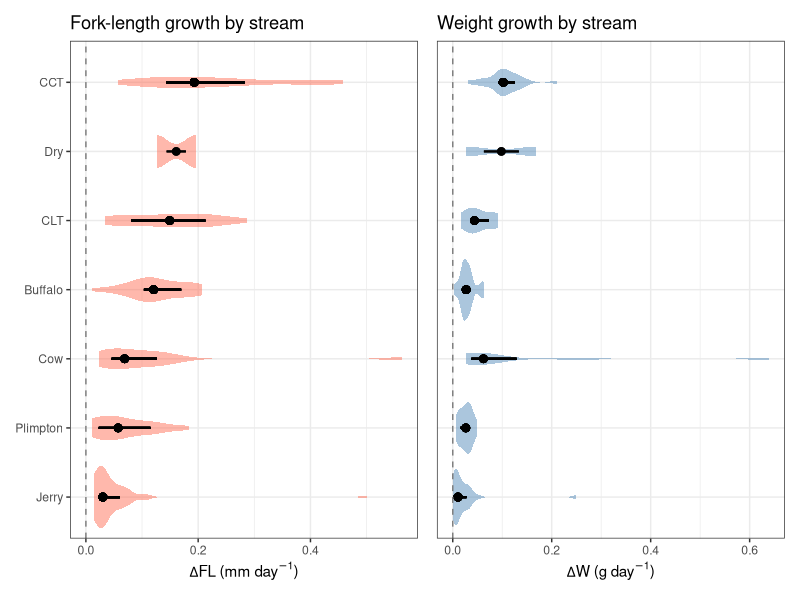
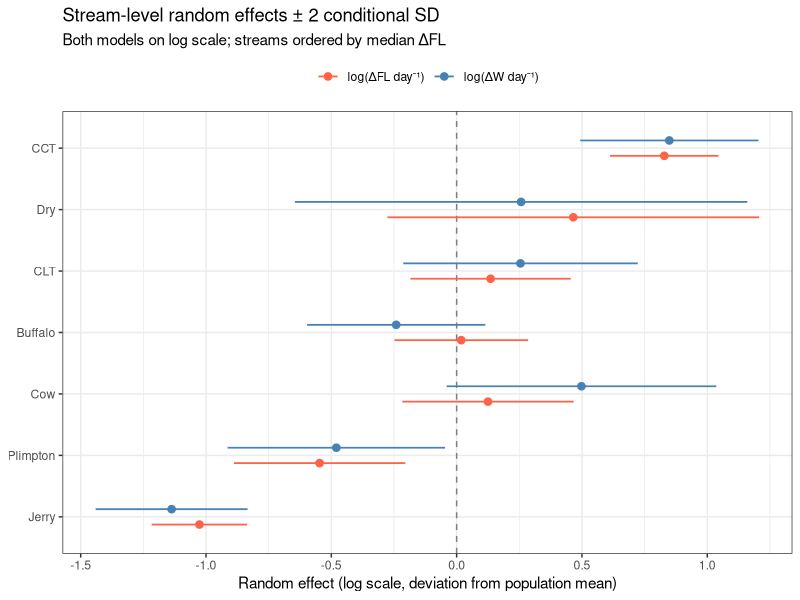
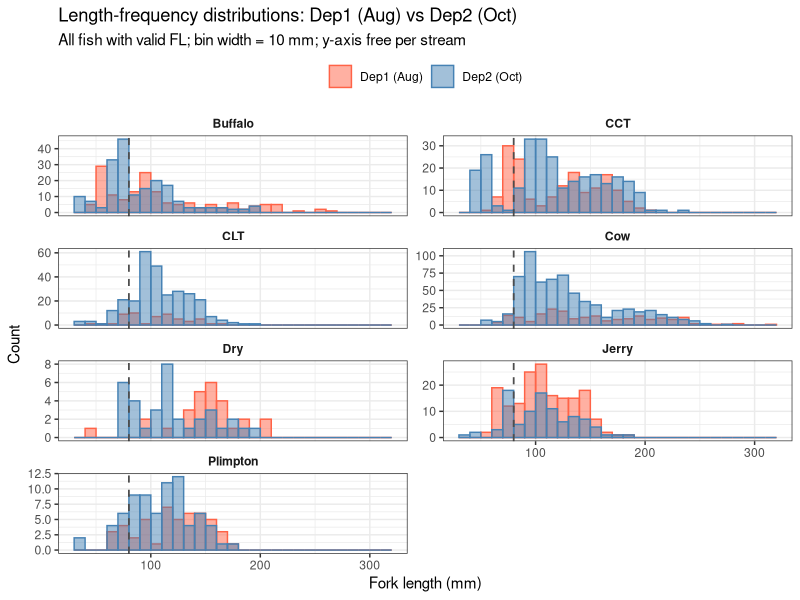
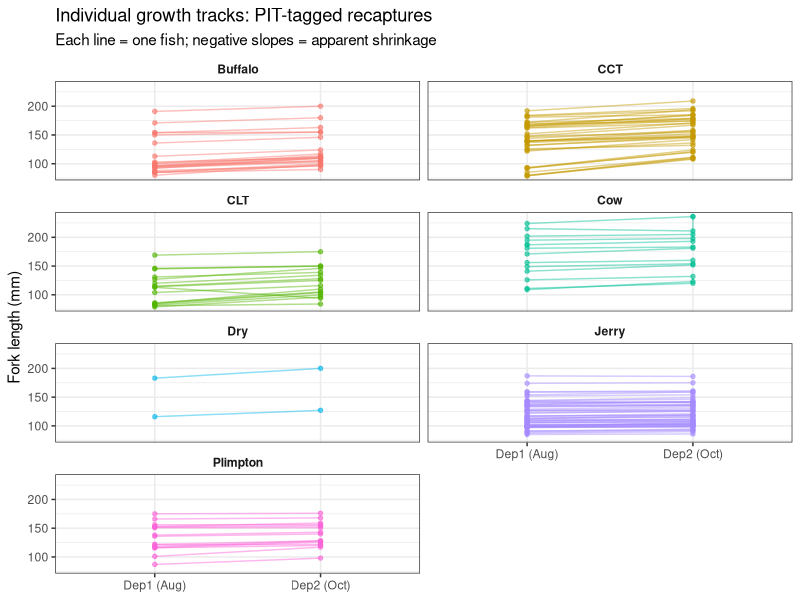
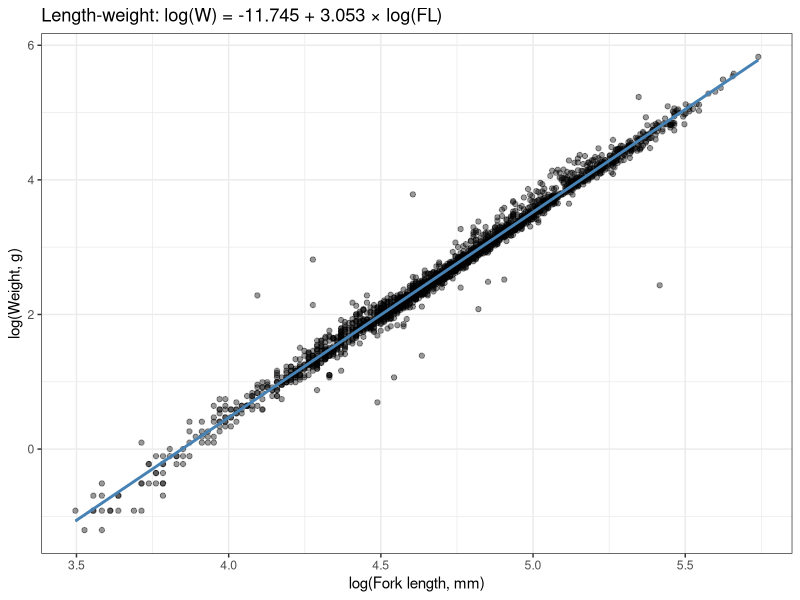
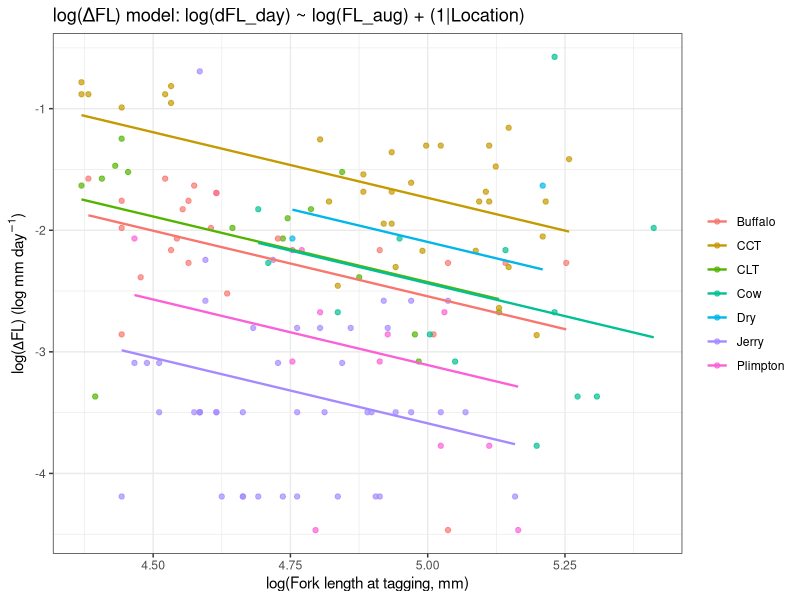
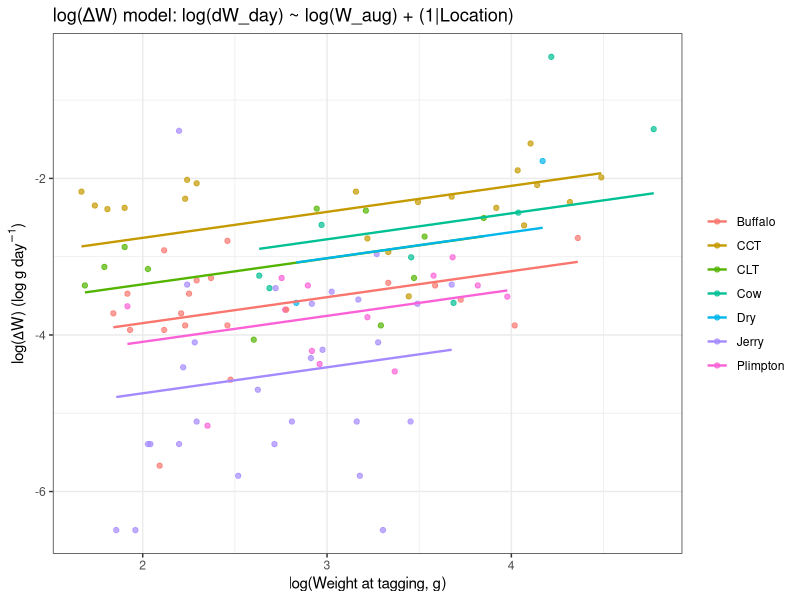
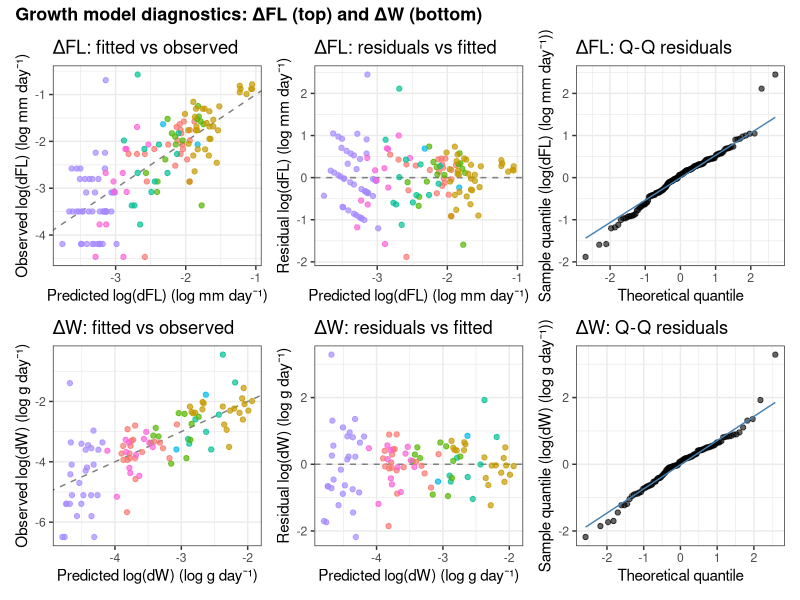

The R script that drew these images, in order:
# 02_Growth.R
# Westslope cutthroat trout — length-weight and growth models
# Aug–Oct 2025, 8 isolated streams
#
# Models:
#   L-W:     log(W) ~ log(FL)  on all fish with measured W and FL
#            W (g) = exp(lw_a) * FL^lw_b
#   Growth:  dFL_day ~ log(FL_aug) + (1 | Location)  — mm day-1
#            dW_day  ~ log(W_aug)  + (1 | Location)  — g day-1
#   Both fit by REML on PIT-tagged Dep1 fish recaptured at Dep2.
#   Using FL_aug as the size covariate for both (common reference; all
#   dep1 fish have FL, not all have W).
#
# NOTE: Production.R currently predicts total-interval dFL and divides by
#   days_s in the MC loop. Once you switch to per-day growth models here,
#   that loop will need updating: multiply predicted daily rate by days_s
#   before computing FL_oct and dW.
#
# Outputs: growth_results.RDS

library(tidyverse)
library(lubridate)
library(lme4)
library(patchwork)

# ============================================================
# 1. Load and clean data
# ============================================================

dat <- read.csv("Data/CTT.Data.2025.F.csv", fileEncoding = "UTF-8-BOM") %>%
  mutate(
    Date     = dmy(Date),
    Tag      = as.character(Tag),
    Location = trimws(Location)
  ) %>%
  filter(!Location %in% c("Jake Canyon", "Alkali", "Pintler"))

streams <- sort(unique(dat$Location))

dep1 <- dat %>% filter(Depletion == 1)
dep2 <- dat %>% filter(Depletion == 2)

# ============================================================
# 2. Length-weight model
# ============================================================
# Fit log-log OLS on all fish with both W and FL recorded.
# W (g) = exp(lw_a) * FL^lw_b

lw_dat <- dat %>% filter(!is.na(W), !is.na(FL), W > 0, FL > 0)
lw_mod <- lm(log(W) ~ log(FL), data = lw_dat)
lw_a   <- coef(lw_mod)[1]
lw_b   <- coef(lw_mod)[2]

cat("\n--- Length-weight model ---\n")
print(summary(lw_mod))

# ============================================================
# 3. Growth data: match Dep1 tagged fish to Dep2 recaptures
# ============================================================

tagged_d1 <- dep1 %>%
  filter(!is.na(Tag), Tag != "") %>%
  select(Tag, Location, FL_aug = FL, W_aug = W, Date_aug = Date)

recaps_d2 <- dep2 %>%
  filter(Recap == 1) %>%
  select(Tag, Location, FL_oct = FL, W_oct = W, Date_oct = Date)

growth_dat <- tagged_d1 %>%
  inner_join(recaps_d2, by = c("Tag", "Location")) %>%
  mutate(
    days    = as.numeric(Date_oct - Date_aug),
    dFL     = FL_oct - FL_aug,
    dW      = W_oct  - W_aug,
    dFL_day = dFL / days,
    dW_day  = dW  / days
  ) %>%
  filter(
    !is.na(dFL), !is.na(FL_aug), FL_aug > 0,
    days > 0
  )

cat("\n--- Growth data summary (all matched pairs with FL) ---\n")
growth_dat %>%
  group_by(Location) %>%
  summarise(
    n          = n(),
    n_W        = sum(!is.na(dW) & W_aug > 0 & W_oct > 0),
    n_neg_dFL  = sum(dFL_day <= 0),
    n_neg_dW   = sum(dW_day  <= 0, na.rm = TRUE),
    FL_range   = paste0(round(min(FL_aug)), "\u2013", round(max(FL_aug))),
    dFL_day_mn = round(mean(dFL_day), 3),
    dFL_day_sd = round(sd(dFL_day),   3),
    dW_day_mn  = round(mean(dW_day, na.rm = TRUE), 4),
    dW_day_sd  = round(sd(dW_day,  na.rm = TRUE), 4)
  ) %>%
  print()

cat("\nFL range in Dep1 fish (all, not just tagged):",
    min(dep1$FL, na.rm = TRUE), "\u2013", max(dep1$FL, na.rm = TRUE), "mm\n")
cat("FL range in tagged/recaptured fish:",
    min(growth_dat$FL_aug), "\u2013", max(growth_dat$FL_aug), "mm\n")
cat("NOTE: growth predictions for fish below the tagging threshold are extrapolated.\n")
cat("NOTE: fish with dFL_day <= 0 or dW_day <= 0 excluded from log-scale models (see n_neg above).\n\n")

# Model-fitting subsets: log transform requires strictly positive growth.
# growth_dat kept whole for growth tracks plot (raw FL values).
growth_dat_FL <- growth_dat %>%
  filter(dFL_day > 0) %>%
  mutate(logFL_aug    = log(FL_aug),
         log_dFL_day  = log(dFL_day))

growth_dat_W <- growth_dat %>%
  filter(!is.na(dW), W_aug > 0, W_oct > 0, dW_day > 0) %>%
  mutate(logW_aug    = log(W_aug),
         log_dW_day  = log(dW_day))

# ============================================================
# 4. Growth models
# ============================================================

# --- 4a. log(dFL_day): log mm per day ---
growth_mod_FL <- lmer(log_dFL_day ~ logFL_aug + (1 | Location),
                      data = growth_dat_FL, REML = TRUE)
cat(sprintf("--- Growth model: log(dFL_day)  [n = %d; %d excluded, dFL <= 0] ---\n",
            nrow(growth_dat_FL),
            nrow(growth_dat) - nrow(growth_dat_FL)))
print(summary(growth_mod_FL))

fe_FL      <- fixef(growth_mod_FL)
re_FL      <- ranef(growth_mod_FL)$Location
sigma_FL   <- sigma(growth_mod_FL)

stream_re_FL <- setNames(
  sapply(streams, function(s) {
    if (s %in% rownames(re_FL)) re_FL[s, 1] else 0
  }),
  streams
)
cat("\n--- Stream random effects: log(dFL_day) intercept adjustments (log mm day-1) ---\n")
print(round(stream_re_FL, 4))

# --- 4b. log(dW_day): log g per day ---
growth_mod_W <- lmer(log_dW_day ~ logW_aug + (1 | Location),
                     data = growth_dat_W, REML = TRUE)
n_W_all <- sum(!is.na(growth_dat$dW) & growth_dat$W_aug > 0 & growth_dat$W_oct > 0)
cat(sprintf("\n--- Growth model: log(dW_day)  [n = %d; %d excluded, dW <= 0 or missing W] ---\n",
            nrow(growth_dat_W),
            n_W_all - nrow(growth_dat_W)))
print(summary(growth_mod_W))

fe_W       <- fixef(growth_mod_W)
re_W       <- ranef(growth_mod_W)$Location
sigma_W    <- sigma(growth_mod_W)

stream_re_W <- setNames(
  sapply(streams, function(s) {
    if (s %in% rownames(re_W)) re_W[s, 1] else 0
  }),
  streams
)
cat("\n--- Stream random effects: log(dW_day) intercept adjustments (log g day-1) ---\n")
print(round(stream_re_W, 5))

# ============================================================
# 5. Stream-level growth summary
# ============================================================

# --- 5a. Summary table (natural scale for interpretability) ---
summ_FL <- growth_dat_FL %>%
  group_by(Location) %>%
  summarise(
    n_FL       = n(),
    dFL_median = round(median(dFL_day), 3),
    dFL_mean   = round(mean(dFL_day),   3),
    dFL_sd     = round(sd(dFL_day),     3),
    .groups    = "drop"
  )

summ_W <- growth_dat_W %>%
  group_by(Location) %>%
  summarise(
    n_W       = n(),
    dW_median = round(median(dW_day), 4),
    dW_mean   = round(mean(dW_day),   4),
    dW_sd     = round(sd(dW_day),     4),
    .groups   = "drop"
  )

stream_growth_summ <- full_join(summ_FL, summ_W, by = "Location") %>%
  arrange(desc(dFL_median))

cat("\n--- Stream-level growth summary (natural scale, per day) ---\n")
cat("dFL: mm day-1  |  dW: g day-1\n\n")
print(stream_growth_summ)

# --- 5b. Per-stream violin + pointrange (natural scale) ---
# Streams ordered by median dFL_day for both panels so they align visually.
stream_order_g <- summ_FL %>% arrange(dFL_median) %>% pull(Location)

ps_FL <- growth_dat_FL %>%
  mutate(Location = factor(Location, levels = stream_order_g)) %>%
  group_by(Location) %>%
  mutate(med = median(dFL_day), lo = quantile(dFL_day, 0.25),
         hi  = quantile(dFL_day, 0.75)) %>%
  ungroup()

p_stream_FL <- ggplot(ps_FL, aes(x = dFL_day, y = Location)) +
  geom_violin(fill = "tomato", alpha = 0.45, colour = NA) +
  geom_pointrange(aes(x = med, xmin = lo, xmax = hi),
                  linewidth = 0.7, size = 0.4) +
  geom_vline(xintercept = 0, linetype = "dashed", colour = "grey50") +
  labs(x = expression(Delta*"FL (mm day"^{-1}*")"), y = NULL,
       title = "Fork-length growth by stream") +
  theme_bw(base_size = 11)

ps_W <- growth_dat_W %>%
  mutate(Location = factor(Location, levels = stream_order_g)) %>%
  group_by(Location) %>%
  mutate(med = median(dW_day), lo = quantile(dW_day, 0.25),
         hi  = quantile(dW_day, 0.75)) %>%
  ungroup()

p_stream_W <- ggplot(ps_W, aes(x = dW_day, y = Location)) +
  geom_violin(fill = "steelblue", alpha = 0.45, colour = NA) +
  geom_pointrange(aes(x = med, xmin = lo, xmax = hi),
                  linewidth = 0.7, size = 0.4) +
  geom_vline(xintercept = 0, linetype = "dashed", colour = "grey50") +
  labs(x = expression(Delta*"W (g day"^{-1}*")"), y = NULL,
       title = "Weight growth by stream") +
  theme_bw(base_size = 11) +
  theme(axis.text.y = element_blank(), axis.ticks.y = element_blank())

print(p_stream_FL | p_stream_W)

# --- 5c. Random effects forest plot (log scale — model estimates) ---
# condVar = TRUE gives approximate conditional SEs for each stream RE.
# Intervals are ±2 conditional SD (approx 95%).

re_FL_df <- as.data.frame(ranef(growth_mod_FL, condVar = TRUE)) %>%
  filter(term == "(Intercept)") %>%
  transmute(Location = grp, condval, condsd, Model = "log(\u0394FL day\u207B\u00B9)")

re_W_df <- as.data.frame(ranef(growth_mod_W, condVar = TRUE)) %>%
  filter(term == "(Intercept)") %>%
  transmute(Location = grp, condval, condsd, Model = "log(\u0394W day\u207B\u00B9)")

re_df <- bind_rows(re_FL_df, re_W_df) %>%
  mutate(
    lo95 = condval - 2 * condsd,
    hi95 = condval + 2 * condsd,
    Location = factor(Location, levels = stream_order_g),
    Model    = factor(Model, levels = c("log(\u0394FL day\u207B\u00B9)",
                                        "log(\u0394W day\u207B\u00B9)"))
  )

p_re <- ggplot(re_df, aes(x = condval, y = Location, colour = Model)) +
  geom_vline(xintercept = 0, linetype = "dashed", colour = "grey50") +
  geom_pointrange(aes(xmin = lo95, xmax = hi95),
                  position = position_dodge(width = 0.5),
                  linewidth = 0.6, size = 0.4) +
  scale_colour_manual(values = c("log(\u0394FL day\u207B\u00B9)" = "tomato",
                                 "log(\u0394W day\u207B\u00B9)"  = "steelblue")) +
  labs(
    x      = "Random effect (log scale, deviation from population mean)",
    y      = NULL, colour = NULL,
    title  = "Stream-level random effects \u00B1 2 conditional SD",
    subtitle = "Both models on log scale; streams ordered by median \u0394FL"
  ) +
  theme_bw(base_size = 11) +
  theme(legend.position = "top")

print(p_re)

# ============================================================
# 6. Length-frequency diagnostics: Aug vs Oct
# ============================================================
# Uses all fish with valid FL — not just tagged/recaptured — to represent
# the full captured population at each occasion.

lf_dat <- bind_rows(
  dep1 %>% filter(!is.na(FL), FL > 0) %>%
    mutate(Occasion = "Dep1 (Aug)"),
  dep2 %>% filter(!is.na(FL), FL > 0) %>%
    mutate(Occasion = "Dep2 (Oct)")
) %>%
  mutate(Occasion = factor(Occasion, levels = c("Dep1 (Aug)", "Dep2 (Oct)")))

# --- 5a. Summary table ---
cat("\n--- Length-frequency summary by stream and occasion ---\n")
lf_dat %>%
  group_by(Location, Occasion) %>%
  summarise(
    n      = n(),
    FL_min = round(min(FL), 0),
    FL_med = round(median(FL), 0),
    FL_max = round(max(FL), 0),
    FL_mn  = round(mean(FL), 1),
    FL_sd  = round(sd(FL),   1),
    .groups = "drop"
  ) %>%
  arrange(Location, Occasion) %>%
  print()

# --- 5b. Faceted length-frequency histograms ---
# Bin width fixed at 10 mm so panels are directly comparable across streams.
p_lf <- ggplot(lf_dat, aes(x = FL, fill = Occasion, colour = Occasion)) +
  geom_histogram(binwidth = 10, position = "identity", alpha = 0.5,
                 boundary = 0) +
  geom_vline(xintercept = 80, linetype = "dashed", colour = "grey30", linewidth = 0.6) +
  facet_wrap(~ Location, ncol = 2, scales = "free_y") +
  scale_fill_manual(values  = c("Dep1 (Aug)" = "tomato",
                                "Dep2 (Oct)" = "steelblue")) +
  scale_colour_manual(values = c("Dep1 (Aug)" = "tomato",
                                 "Dep2 (Oct)" = "steelblue")) +
  labs(
    x      = "Fork length (mm)",
    y      = "Count",
    fill   = NULL, colour = NULL,
    title  = "Length-frequency distributions: Dep1 (Aug) vs Dep2 (Oct)",
    subtitle = "All fish with valid FL; bin width = 10 mm; y-axis free per stream"
  ) +
  theme_bw(base_size = 11) +
  theme(legend.position = "top",
        strip.background = element_blank(),
        strip.text = element_text(face = "bold"))

print(p_lf)

# --- 5c. Individual growth tracks for PIT-tagged recaptured fish ---
# Each line connects FL_aug to FL_oct for one fish; coloured by stream.
# Helps visualise whether the recaptured size range is representative and
# whether any fish show implausible shrinkage.

tracks <- growth_dat %>%
  select(Tag, Location, FL_aug, FL_oct, dFL_day) %>%
  pivot_longer(cols = c(FL_aug, FL_oct),
               names_to  = "Occasion",
               values_to = "FL") %>%
  mutate(Occasion = recode(Occasion,
                           FL_aug = "Dep1 (Aug)",
                           FL_oct = "Dep2 (Oct)"),
         Occasion = factor(Occasion, levels = c("Dep1 (Aug)", "Dep2 (Oct)")))

p_tracks <- ggplot(tracks, aes(x = Occasion, y = FL,
                                group = Tag, colour = Location)) +
  geom_line(alpha = 0.45, linewidth = 0.5) +
  geom_point(alpha = 0.6, size = 1.2) +
  facet_wrap(~ Location, ncol = 2) +
  labs(
    x      = NULL,
    y      = "Fork length (mm)",
    colour = NULL,
    title  = "Individual growth tracks: PIT-tagged recaptures",
    subtitle = "Each line = one fish; negative slopes = apparent shrinkage"
  ) +
  theme_bw(base_size = 11) +
  theme(legend.position = "none",
        strip.background = element_blank(),
        strip.text = element_text(face = "bold"))

print(p_tracks)

# ============================================================
# 7. Model diagnostics and fit plots
# ============================================================

growth_dat_FL$pred_log_dFL_day <- predict(growth_mod_FL)
growth_dat_W$pred_log_dW_day   <- predict(growth_mod_W)

# Helper: three-panel diagnostic for a fitted lmer
diag_plots <- function(df, obs_col, pred_col, loc_col = "Location",
                       ylab, title_prefix) {

  resid_col <- paste0(obs_col, "_resid")
  df[[resid_col]] <- df[[obs_col]] - df[[pred_col]]

  p_fit <- ggplot(df, aes(x = .data[[pred_col]], y = .data[[obs_col]],
                           colour = .data[[loc_col]])) +
    geom_abline(slope = 1, intercept = 0, linetype = "dashed", colour = "grey50") +
    geom_point(alpha = 0.7) +
    labs(x = paste0("Predicted ", ylab), y = paste0("Observed ", ylab),
         title = paste0(title_prefix, ": fitted vs observed"),
         colour = NULL) +
    theme_bw(base_size = 11) +
    theme(legend.position = "none")

  p_res <- ggplot(df, aes(x = .data[[pred_col]], y = .data[[resid_col]],
                           colour = .data[[loc_col]])) +
    geom_hline(yintercept = 0, linetype = "dashed", colour = "grey50") +
    geom_point(alpha = 0.7) +
    labs(x = paste0("Predicted ", ylab), y = paste0("Residual ", ylab),
         title = paste0(title_prefix, ": residuals vs fitted"),
         colour = NULL) +
    theme_bw(base_size = 11) +
    theme(legend.position = "none")

  p_qq <- ggplot(df, aes(sample = .data[[resid_col]])) +
    stat_qq(alpha = 0.6) +
    stat_qq_line(colour = "steelblue") +
    labs(x = "Theoretical quantile", y = paste0("Sample quantile (", ylab, ")"),
         title = paste0(title_prefix, ": Q-Q residuals")) +
    theme_bw(base_size = 11)

  list(fit = p_fit, res = p_res, qq = p_qq)
}

diag_FL <- diag_plots(growth_dat_FL, "log_dFL_day", "pred_log_dFL_day",
                      ylab = "log(dFL) (log mm day\u207B\u00B9)", title_prefix = "\u0394FL")
diag_W  <- diag_plots(growth_dat_W,  "log_dW_day",  "pred_log_dW_day",
                      ylab = "log(dW) (log g day\u207B\u00B9)",   title_prefix = "\u0394W")

# Model fit plots: log growth ~ logFL coloured by stream
p_mod_FL <- ggplot(growth_dat_FL,
                   aes(x = logFL_aug, y = log_dFL_day, colour = Location)) +
  geom_point(alpha = 0.7) +
  geom_line(aes(y = pred_log_dFL_day, group = Location), linewidth = 0.8) +
  labs(
    x     = "log(Fork length at tagging, mm)",
    y     = expression("log("*Delta*"FL) (log mm day"^{-1}*")"),
    title = "log(\u0394FL) model: log(dFL_day) ~ log(FL_aug) + (1|Location)",
    colour = NULL
  ) +
  theme_bw(base_size = 11) +
  theme(legend.position = "right")

p_mod_W <- ggplot(growth_dat_W,
                  aes(x = logW_aug, y = log_dW_day, colour = Location)) +
  geom_point(alpha = 0.7) +
  geom_line(aes(y = pred_log_dW_day, group = Location), linewidth = 0.8) +
  labs(
    x     = "log(Weight at tagging, g)",
    y     = expression("log("*Delta*"W) (log g day"^{-1}*")"),
    title = "log(\u0394W) model: log(dW_day) ~ log(W_aug) + (1|Location)",
    colour = NULL
  ) +
  theme_bw(base_size = 11) +
  theme(legend.position = "right")

p_lw <- ggplot(lw_dat, aes(x = log(FL), y = log(W))) +
  geom_point(alpha = 0.4, size = 1.5) +
  geom_smooth(method = "lm", colour = "steelblue", se = TRUE) +
  labs(
    x = "log(Fork length, mm)",
    y = "log(Weight, g)",
    title = sprintf("Length-weight: log(W) = %.3f + %.3f \u00D7 log(FL)", lw_a, lw_b)
  ) +
  theme_bw(base_size = 11)

# Print figures
print(p_lw)
print(p_mod_FL)
print(p_mod_W)

# Parallel diagnostic panels
(diag_FL$fit | diag_FL$res | diag_FL$qq) /
(diag_W$fit  | diag_W$res  | diag_W$qq) +
  plot_annotation(title = "Growth model diagnostics: \u0394FL (top) and \u0394W (bottom)",
                  theme = theme(plot.title = element_text(size = 13, face = "bold")))

# ============================================================
# 8. Save
# ============================================================

saveRDS(list(
  # Length-weight
  lw_mod       = lw_mod,
  lw_a         = lw_a,
  lw_b         = lw_b,
  # dFL model (mm day-1)
  growth_mod_FL = growth_mod_FL,
  fe_FL         = fe_FL,
  sigma_FL      = sigma_FL,
  stream_re_FL  = stream_re_FL,
  # dW model (g day-1)
  growth_mod_W  = growth_mod_W,
  fe_W          = fe_W,
  sigma_W       = sigma_W,
  stream_re_W   = stream_re_W,
  # Data (growth_dat = all matched pairs, used for tracks plot)
  growth_dat    = growth_dat,
  growth_dat_FL = growth_dat_FL,
  growth_dat_W  = growth_dat_W
), "growth_results.RDS")

cat("\nDone. Results saved to growth_results.RDS\n")
